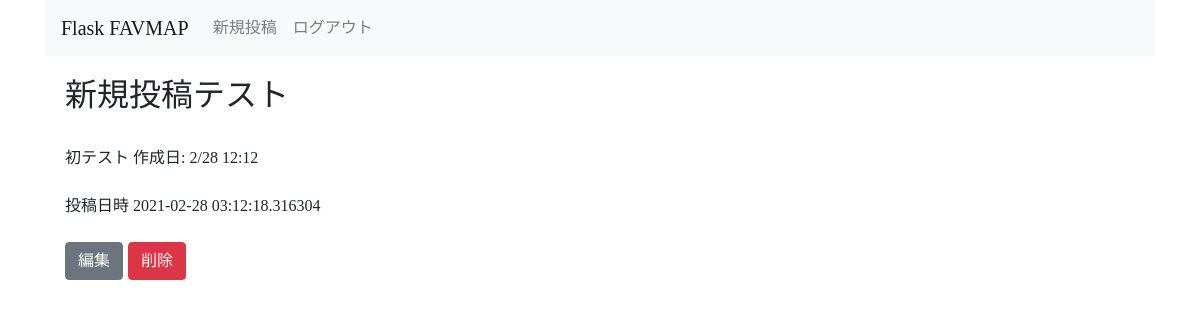
Page /users/entries/1 (signed in) on the earlier database version.
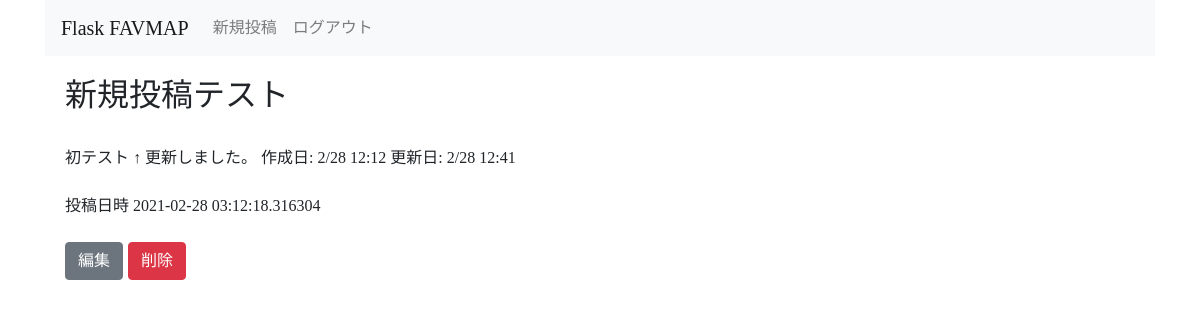
Same page on the later database version.
### flask_blog/models/entries.py (models this page shows, shortened)
class Entry(db.Model):
    __tabelename__ = "entries"
    id = db.Column(db.Integer, primary_key=True)
    title = db.Column(db.String(50), unique=True)
    text = db.Column(db.Text)
    created_at = db.Column(db.DateTime)

### flask_blog/views/entries.py (the view)
@entry.route("/entries/<int:id>", methods=["GET"])
@login_required
def show_entry(id):
    entry = Entry.query.get(id)
    return render_template('entries/show.html', entry=entry)

### flask_blog/views/views.py (called while the page is built)
def login_required(view):
    @wraps(view)
    def inner(*args, **kwargs):
        if not session.get('logged_in'):
            return redirect(url_for('view.login'))
        return view(*args, **kwargs)
    return inner

### flask_blog/templates/entries/show.html
{% extends 'layout.html' %}
{% block body %}
<h2>{{ entry.title }}</h2>
<br>{{ entry.text|safe }}
<br>
<br> 投稿日時 {{ entry.created_at }}
<br>
<br>
<div class="btn-group">
    <form action="{{ url_for('entry.edit_entry', id=entry.id) }}" method="GET">
        <button type="submit" class="btn btn-secondary">編集</button>
    </form>
    <form action="{{ url_for('entry.delete_entry', id=entry.id) }}" method="post">
        <button type="submit" class="btn btn-danger" style="margin-left:5px">削除</button>
    </form>
</div>
{% endblock %}

### flask_blog/templates/layout.html (shortened to what this page needs)
<!DOCTYPE html>
<link rel="stylesheet" href="https://maxcdn.bootstrapcdn.com/bootstrap/4.0.0/css/bootstrap.min.css">
<link rel=stylesheet href="{{ url_for('static', filename='style.css') }}">
<div class="container">
    <nav class="navbar navbar-expand-lg navbar-light bg-light">
        <a class="navbar-brand" href="/">Flask FAVMAP</a>
        <div class="collapse navbar-collapse" id="navbarNav">
            <ul class="nav navbar-nav navbar-right">
                {% if not session.logged_in %}
                <li class="nav-item">
                    <a class="nav-link" href="{{ url_for('view.login') }}">ログイン</a>
                </li>
                {% else %}
                <li class="nav-item">
                    <a class="nav-link" href="{{ url_for('entry.new_entry')}}">新規投稿</a>
                </li>
                <li class="nav-item">
                    <a class="nav-link" href="{{ url_for('view.logout') }}">ログアウト</a>
                </li>
                {% endif %}
            </ul>
        </div>
    </nav>
    <div class="blog-body">
        {% block body %}{% endblock %}
    </div>
</div>

### flask_blog/static/style.css (style rules this page uses)
.blog-body { padding: 1.25rem }
* { font-family: "Mplus 1p"; }

Differences in the rows shown:
changed Entry "新規投稿テスト": text "初テスト 作成日: 2/28 12:12" → "初テスト ↑ 更新しました。 作成日: 2/28 12:12 更新日: 2/28 12:41"
